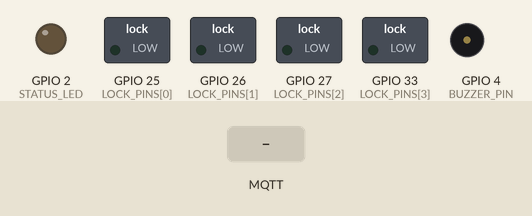
Recording of a sketch running on a simulated ESP32-S3. Parts: switched loads named in the sketch (green lamp = pin HIGH), output pins drawn as LEDs (lit = HIGH), buzzer (waves = sounding, pin HIGH). The inputs (shaded band) are chosen by the test bench. WiFi joins after 1.5 s; servers stay silent unless stated; random numbers use the default seed unless the sketch sets one; no MQTT or app messages arrive unless stated; what the sketch prints to the serial monitor is not drawn.

Above: at 0.0 s.
At 3.8 s:
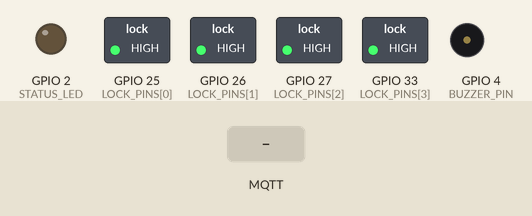
3.9 s: MQTT message "1" arrives on the first subscribed topic
At 4.15 s:
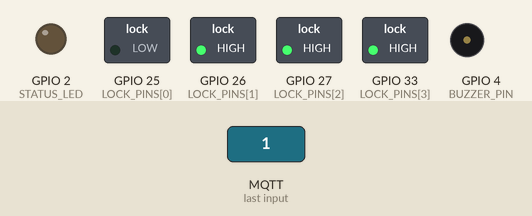
5.7 s: MQTT message "BORROW" arrives on the first subscribed topic
7.2 s: MQTT message "RETURN" arrives on the first subscribed topic
Timing chart, 0 to 10.2 s (numbered marks = the images above; inputs shaded):
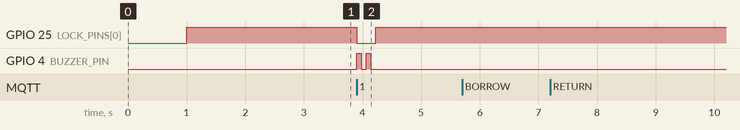

Measured:
- after the input at 3.9 s, GPIO 25 (LOCK_PINS[0]): HIGH → LOW at once, → HIGH 0.33 s later; GPIO 4 (BUZZER_PIN): alternates HIGH for 0.08 s and LOW for 0.08 s, 4 changes in all, then stays LOW, starting at once
- after the input at 5.7 s, every drawn part: stays the same
- after the input at 7.2 s, every drawn part: stays the same

The sketch:

esp32_smart_umbrella.ino
```cpp
/*
 * =====================================================================
 * Project ASTRIX — ESP32 Cabinet Firmware (Official V1 Contract)
 * University of Moratuwa (UoM)
 *
 * Target: ESP32-S3 / ESP32 Dev Module
 * Hardware:
 *   - 4x Servo / Solenoid Door Locks (Slots 1-4)
 *   - 4x Limit Microswitches for docking detection (Slots 1-4)
 *   - 4x RC522 (or PN532) NFC/RFID Readers (SPI)
 *   - Status Buzzer & LED
 *
 * Official Hardware MQTT Topics:
 *   - Subscribe: astrix-umbrella/cabinet/command
 *   - Publish:   astrix-umbrella/cabinet/response
 *
 * Response Cases Handled:
 *   Case 1: BORROW SUCCESS
 *   Case 2: BORROW FAIL (NOT_TAKEN)
 *   Case 3: RETURN SUCCESS
 *   Case 4: RETURN FAIL (NO_UMBRELLA)
 *   Case 5: RETURN FAIL (WRONG_UMBRELLA)
 * =====================================================================
 */

#include <WiFi.h>
#include <PubSubClient.h>
#include <SPI.h>
#include <MFRC522.h>
#include <ArduinoJson.h>

// 1. Wi-Fi Configuration
const char* WIFI_SSID     = "YOUR_WIFI_SSID";
const char* WIFI_PASSWORD = "YOUR_WIFI_PASSWORD";

// 2. HiveMQ MQTT Broker Configuration (No Auth Required)
const char* MQTT_BROKER   = "broker.hivemq.com";
const int   MQTT_PORT     = 1883;
const char* MQTT_USER     = "";
const char* MQTT_PASS     = "";

// Official Topics
const char* TOPIC_COMMAND  = "astrix-umbrella/cabinet/command";
const char* TOPIC_RESPONSE = "astrix-umbrella/cabinet/response";

// Hardware Pin Definitions
#define SS_PIN    5
#define RST_PIN   22

const int LOCK_PINS[] = { 25, 26, 27, 33 };
const int NUM_SLOTS = 4;

#define BUZZER_PIN 4
#define STATUS_LED 2

// Global Objects
WiFiClient espClient;
PubSubClient mqttClient(espClient);
MFRC522 mfrc522(SS_PIN, RST_PIN);

void setup() {
  Serial.begin(115200);
  delay(1000);
  Serial.println("\n--- Starting ASTRIX ESP32 Cabinet Firmware ---");

  // Initialize Lock Relay/Servo Pins (Active LOW)
  for (int i = 0; i < NUM_SLOTS; i++) {
    pinMode(LOCK_PINS[i], OUTPUT);
    digitalWrite(LOCK_PINS[i], HIGH);
  }

  pinMode(BUZZER_PIN, OUTPUT);
  pinMode(STATUS_LED, OUTPUT);
  digitalWrite(BUZZER_PIN, LOW);
  digitalWrite(STATUS_LED, LOW);

  // Initialize SPI & RFID
  SPI.begin();
  mfrc522.PCD_Init();
  delay(100);

  // Wi-Fi Modem Sleep to keep ESP32-S3 cool
  WiFi.setSleep(true);

  connectWiFi();

  mqttClient.setServer(MQTT_BROKER, MQTT_PORT);
  mqttClient.setCallback(mqttCallback);
}

void loop() {
  if (WiFi.status() != WL_CONNECTED) {
    connectWiFi();
  }
  if (!mqttClient.connected()) {
    reconnectMQTT();
  }
  mqttClient.loop();
}

void connectWiFi() {
  Serial.print("Connecting to WiFi: ");
  Serial.println(WIFI_SSID);
  WiFi.mode(WIFI_STA);
  WiFi.begin(WIFI_SSID, WIFI_PASSWORD);

  int attempts = 0;
  while (WiFi.status() != WL_CONNECTED && attempts < 20) {
    delay(500);
    Serial.print(".");
    attempts++;
  }

  if (WiFi.status() == WL_CONNECTED) {
    Serial.println("\n✅ WiFi connected! IP: " + WiFi.localIP().toString());
  }
}

void reconnectMQTT() {
  while (!mqttClient.connected()) {
    Serial.print("Attempting HiveMQ connection...");
    String clientId = "ASTRIX-Cabinet-" + String(random(0xffff), HEX);

    if (mqttClient.connect(clientId.c_str())) {
      Serial.println(" Connected to HiveMQ!");
      mqttClient.subscribe(TOPIC_COMMAND);
    } else {
      Serial.print(" failed, rc=");
      Serial.print(mqttClient.state());
      Serial.println(" retrying in 5 seconds...");
      delay(5000);
    }
  }
}

void mqttCallback(char* topic, byte* payload, unsigned int length) {
  String message = "";
  for (unsigned int i = 0; i < length; i++) {
    message += (char)payload[i];
  }

  Serial.println("\n📥 [COMMAND RECEIVED] " + message);

  StaticJsonDocument<128> doc;
  DeserializationError error = deserializeJson(doc, message);
  if (!error) {
    const char* action = doc["action"] | "BORROW";
    int slot = doc["slot"] | 1;

    if (String(action) == "BORROW") {
      executeBorrow(slot);
    } else if (String(action) == "RETURN") {
      executeReturn(slot);
    }
  }
}

// Executes Borrow operation (Unlock ➔ 5 check cycles)
void executeBorrow(int slot) {
  Serial.println("⚡ Unlocking Slot #" + String(slot) + " for BORROW...");
  digitalWrite(LOCK_PINS[slot - 1], LOW); // Unlock
  beepBuzzer(2);

  // In physical hardware: perform 5 checks to verify umbrella removal
  // If umbrella is pulled (Microswitch OPEN):
  publishResponse("BORROW", slot, "SUCCESS", "", "Umbrella taken from Slot " + String(slot) + ". Closing the lock.");
  digitalWrite(LOCK_PINS[slot - 1], HIGH); // Lock
}

// Executes Return operation (Unlock ➔ check RFID & microswitch)
void executeReturn(int slot) {
  Serial.println("⚡ Unlocking Slot #" + String(slot) + " for RETURN...");
  digitalWrite(LOCK_PINS[slot - 1], LOW); // Unlock
  beepBuzzer(1);

  // In physical hardware: verify umbrella RFID matches slot
  // If correct umbrella inserted:
  publishResponse("RETURN", slot, "SUCCESS", "", "Umbrella " + String(slot) + " returned to Slot " + String(slot) + ". Closing the lock.");
  digitalWrite(LOCK_PINS[slot - 1], HIGH); // Lock
}

void publishResponse(const char* action, int slot, const char* status, const char* reason, String msg) {
  StaticJsonDocument<256> doc;
  doc["action"] = action;
  doc["slot"] = slot;
  doc["status"] = status;
  if (strlen(reason) > 0) {
    doc["reason"] = reason;
  }
  doc["message"] = msg;

  char buffer[256];
  serializeJson(doc, buffer);
  mqttClient.publish(TOPIC_RESPONSE, buffer, false); // QoS 0
  Serial.println("📤 [SENT RESPONSE] " + String(buffer));
}

void beepBuzzer(int times) {
  for (int i = 0; i < times; i++) {
    digitalWrite(BUZZER_PIN, HIGH);
    delay(80);
    digitalWrite(BUZZER_PIN, LOW);
    delay(80);
  }
}
```
